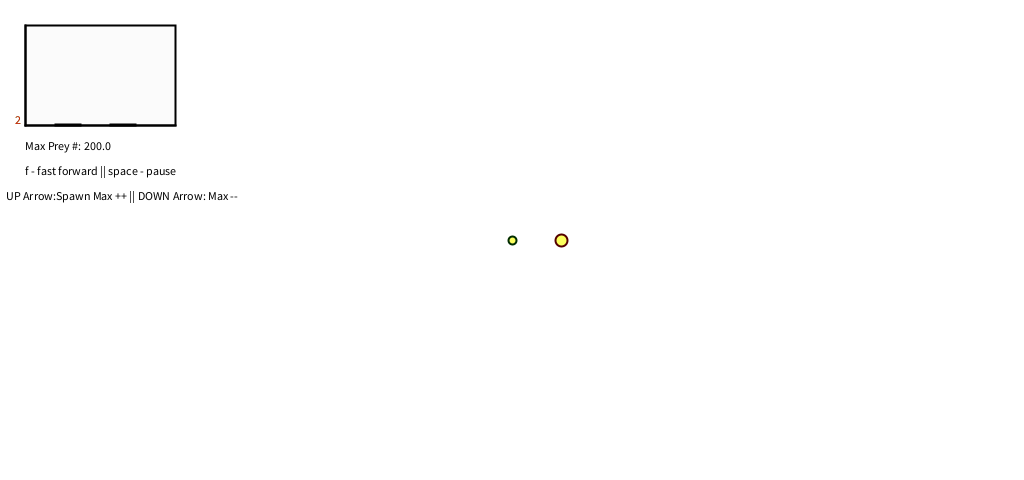
Frame 1 (no input)
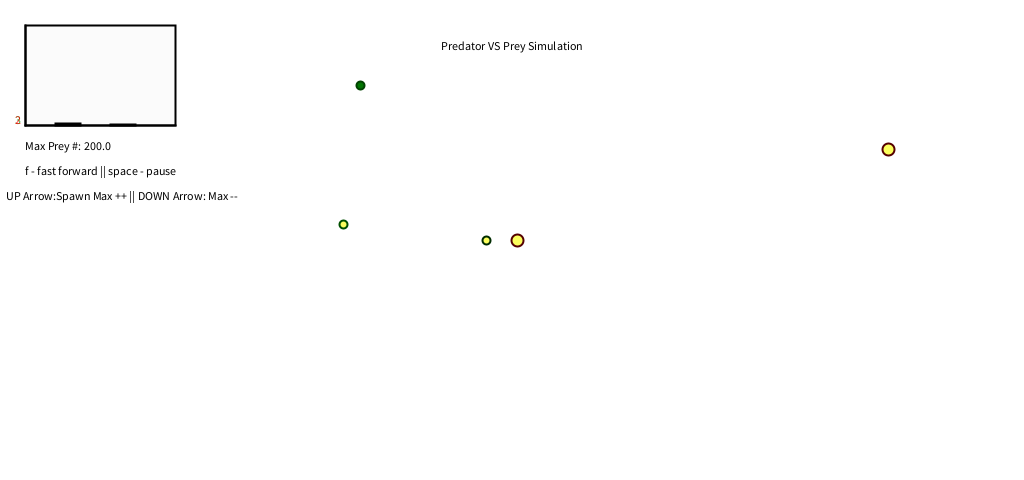
Frame 60 (the mouse pressed at the canvas centre just before this capture)
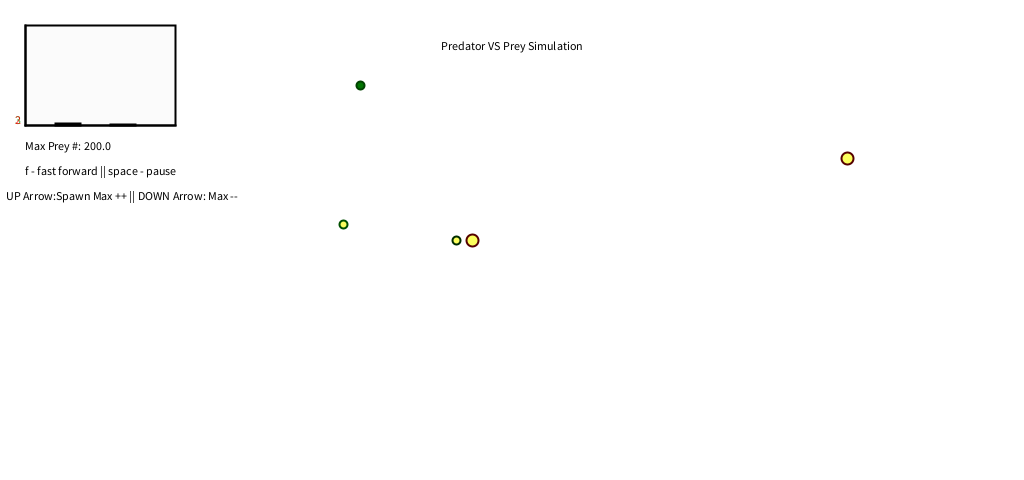
Frame 120 (the mouse held since frame 60 and released just before this capture)

The Processing sketch that drew these frames (run headless with seeded random() and noise(); from frame 60 on, the mouse is pressed at the canvas centre):

// Processing sketch: Testing
// ── Testing.pde
/**
 * Preditor Vs Prey Simulator
 Guided and taught by "ArrayList of Objects", By Danial Shiffman.
 
 Brief overview:
   I am using this program to demonstrate my understanding of the class, ArrayLists, Arrays, and objects.
   I do believe that this program proves my understanding thoroughly. I'm not really one for writing
   essays and lab write ups, so I'll let you do the looking while dropping some peices of information
   along the way.
   
Goal;
  Hopefully I can use this understanding to my benifit as I continue to make my game! Judgement Reedemed.
  and also to show this to my bio teacher, Mr Potts. I missed a week of school and I am gonna use this
  as like sort of a gift for his classes about natural selection... I hope he likes a somewhat buggy mess.
 */



ArrayList<Bunny> bunny;
ArrayList<Fox> fox;
/*    ArrayList - An unlimited array, the way I think of this is almost like a number line. You can keep stretching the line
    when you add more numbers, and make the line shorter by removing numbers.
    < 0 - 1 - 2 - 3 - 4 - 5 - 6 - 7 - 8 - 9 - 10 - ... >
    Say we wanted to look at number 5. If we wanted to we could remove the number 5 from this numberline.
    However if we did, we would only be moving 6 into 5's place, and 7 into 6's, and so on. Same goes for adding a number. We would just be moving everything up.
    Continuing on from this, you'll see later on after an ArrayList statement, we have <Bunny>. This <Bunny> is whats called a <Type>, it essentially means in this
    case that our type we want is for a class. and the regular "bunny" that comes after means the size of our ArrayList is a variable, so we can theoretically have
    an infinate number of <Bunny>'s. */
    
int bunnyWidth = 8;//Width of the bunny, try to keep it smaller.
int foxWidth = bunnyWidth + bunnyWidth/2;//Width of the fox, always larger than the bunny

int P = 0;//Just in case things get hectic
int F = 0;//Fast Forwarding

float m = 20;//Changing speed of maunally spawning predators and preys

void setup() {
  size(1024, 480);
  //fullScreen();
  noStroke();

  //Creating an empty ArrayList
  bunny = new ArrayList<Bunny>();
  fox = new ArrayList<Fox>();
  
  /*Adding some elements so the program will start.
  .add() adds a new object/number to the arraylist.
  */
  fox.add(new Fox(width/2 + 50, height/2, foxWidth,0.75));
  bunny.add(new Bunny(width/2, height/2, bunnyWidth,0.5));
}

void draw() {
  background(255);
  textAlign(CENTER);
  text("Predator VS Prey Simulation", width/2,50);
  
//Cycling through the entire list so we are able to gather data of every single bunny.
  for (int i = bunny.size()-1; i >= 0; i--) { 
    //By saying bunny.get(i); we are able to gather data from the current index value, and then move onto the next.
    Bunny b = bunny.get(i);
    b.move();
    b.display();
    if (b.death()) {bunny.remove(i);}//If the boolean death() value is true, we can remove this current bunny.
  }
//End of Cycling Bunny
  
  
//Cycling through the entire list so we are able to gather data of every single fox.
  for (int i = fox.size()-1; i >= 0; i--) { 
    //By saying fox.get(i); we are able to gather data from the current index value, and then move onto the next.
    Fox f = fox.get(i);
    f.move();
    f.display();
    if (f.death()) {
      for (int a = bunny.size()-1; a >= 0; a--) {
      Bunny b = bunny.get(a); 
      b.i = 0;
      }//If the fox dies, we need to make sure the bunny targeting it resets their index value
      fox.remove(i);//If the boolean death() value is true, we can remove this current bunny.
    }
  }
//End of Cycling Fox
  
  
//Making sure both the fox and bunny sizes never equal 0, we need at least one fox and three bunnies on the feild in order for the code to work properly.
  Bunny b = bunny.get(0);//Further into the simulation, if all fox's died they could never catch up to already fast prey so we take a bunny's speed and use it as a base for this backup fox
  if (fox.size() == 1) {fox.add(new Fox(random(50,width-50), random(50,height-50),foxWidth,b.s + 0.2));}
  
  
  Fox f = fox.get(0);//Further into the simulation, if all bunnies died they could never catch up to already fast preditor so we take a fox speed and use it as a base for this backup bunny
  if (bunny.size() < 3) {bunny.add(new Bunny(random(50,width-50), random(50,height-50),bunnyWidth,f.s));}
  
  //Pretty things (:
  calculations();
  
  //Making sure the fast forward and pause functions dont bug out and make me cry
  if (F == 1) {frameRate(600);} else {F = 0; frameRate(60);}
  if (P == 2) {P = 0;}
}


void mousePressed() {
  //manually adds a new fox or bunny
  if (mouseButton == RIGHT) {fox.add(new Fox(mouseX, mouseY, foxWidth,0.75));}
  if (mouseButton == LEFT) {bunny.add(new Bunny(mouseX, mouseY, bunnyWidth,0.5));}
}

void keyPressed() {
  //for some bug fixes and to get a better look at things 
  if (key == 'f') {F ++;}
  if (key == ' ') {P ++;}
  if (keyCode == UP) {m ++;}
  if (keyCode == DOWN && m > 1) {m --;}
}

// ── Pred.pde
//Predator class

class Fox {
  
  float x; //X position
  float y; //Y position
  float w; //Width of the fox
  float a; //Angle of the fox
  float d; //Distance to the closest bunny
  float c; //Colour of the fox, also signifying its speed (brightness -proportional- speed)
  float s; //Speed of the fox
  float genetics; //Passes on its speed and colour to its kin
  int t; //Time before it dies from starvation
  int ds = 100; //Used as a way to sort its furthest pray to its closest
  int i = 0; //Used for gathering pray data
  int r; //Number of times the fox ate, if the fox eats 3 bunnies, it reproduces
  int T; //Longevity
  float d2; //Used to compare distances
  
  public Fox(float tempX, float tempY, float tempW, float Rgenetic) {
    this.x = tempX;
    this.y = tempY;
    this.w = tempW;
    this.s = Rgenetic;
    this.genetics = s + random(-0.1,0.2);
    this.c = genetics*100;
    this.t = 1200;
  }//End of Setup
  
  void move() {
   if (P == 0) {
   //***
   
//Gathering targeted bunny's data
  if (i > bunny.size() -1) {i = bunny.size() -1;}
  Bunny b = bunny.get(i);
//End of Gathering targeted bunny

//Speed limitations
    if (s > 2) {s = 2;}
//End of Speed limitations

//Angle and distance to the closest fox
    d = sqrt(sq(x - b.x) + sq(y - b.y));
    if (bunny.size() > 1) {
      for (int a1 = bunny.size()-2; a1 >= 0; a1--) {
        Bunny c = bunny.get(a1);
        d2 = sqrt(sq(x - c.x) + sq(y - c.y));
        if (d > d2) {i = a1;}
      }
    }
   a = atan2(b.y -y,b.x -x);
//End of Angle and distance
   
//Chasing
   x += cos(a) * s;
   y += sin(a) * s;
//End of Chasing


//Starving
   t -= 1;
//End of Starving

//Reproducing
   if (r >= 3) {r = 0; fox.add(new Fox(x + random(-50,50),y + random(-50,50),foxWidth,genetics));}
//End of Reproducing

   //***
   }//End of pause
   
//How long this prey has been alive for (this is only for funzies)
  T ++;
  for (int e = fox.size()-1; e>=0; e--) {
    Fox g = fox.get(e);
    if (T < g.T) {fill(c + 50, 0 , 0);} else {fill(#FCFF5D);}
  }
//longevitiy

  }//End of Move
  
  
  boolean death() {
/* *** - *** - *** - *** - *** - *** - *** - *** - *** - *** - ***
  We Need to find a way to let the main page of the program know that 
  this predator has died. So we use a boolean void function, acting as 
  essentially as a normal void x () {}, but instead opperating at either 
  a ture or false value. This way we can get the most simple and efficient
  way of letting the main page program know that this predator in the predipredatortor
  arraylist, is now dead and can be removed from the arraylist.
   *** - *** - *** - *** - *** - *** - *** - *** - *** - *** - *** */
   
    //Starved
    if (t < 0) {return true;} else {; return false;}
  }//End of Death
  
  
  void display() {
//Displaying fox
    strokeWeight(2);
    stroke(c,0,0);
    translate(x,y);
    circle(0,0,w);
    translate(-x,-y);
  }//End of Display
  
}//End of class

// ── Prey.pde
// Prey Class

class Bunny {
  
  float x; //X position
  float y; //Y position
  float w; //Width of the bunny
  float a; //Angle of the bunny
  float d; //Distance to the closest fox
  float c; //Colour of the bunny, also signifying its speed (brightness -proportional- speed)
  float s; //Speed of the bunny
  float genetics; //Passes on its speed and colour to its kin
  int t; //Time before it reproduces
  int i = 0; //Used for gathering preditor data
  int T = 0; //Longevity
  
  public Bunny(float tempX, float tempY, float tempW, float Rgenetic) {
    this.x = tempX;
    this.y = tempY;
    this.w = tempW;
    this.s = Rgenetic;
    this.genetics = s + random(-0.15,0.2);
    this.c = genetics*100;
    this.t = 300;
  }//End of setup
  
  void move() {
    if (P == 0) {
    //***
    
//Gathering targeted fox's data
    Fox f = fox.get(i);
//End of Gathering targeted fox

//Speed limitations
    if (s > 1.25) {s = 1.25;}
//End of Speed limitations
    
//Angle and distance to closest fox
    a = -atan2(f.y-y,f.x-x);
    d = sqrt(sq(x - f.x) + sq(y - f.y));
//End of Angle and distance
    
//Finding the closest fox
     for (int a1 = fox.size()-1; a1 >= 0; a1--) {
       Fox c = fox.get(a1);
       float d2 = sqrt(sq(x - c.x) + sq(y - c.y));
       if (d > d2) {i = a1;}
     }
//End of Finding     
     
//Running away
    if (d < genetics*100) {x -= cos(a) * s; y += sin(a) * s;}
//End of Running


//Reproducing
    if (bunny.size() < m*10 && t < 0) {t += random(900,600); bunny.add(new Bunny(x + random(-10,10),y + random(-10,10),bunnyWidth,genetics));} else {t -- ;}
//End of Reproducing

//Map bounderies
    if (x < 0 || x > width || y < 0 || y > height) {x = random(width/2 - width/10, width/2 + width/10); y = random(height/2 - height/10, height/2 + height/10);}
//End of Map bounderies
    
    //***
    }//End of Pause
    
//How long this prey has been alive for (this is only for funzies)
  T ++;
  for (int e = bunny.size()-1; e>=0; e--) {
    Bunny g = bunny.get(e);
    if (T < g.T) {fill(0, c + 50, 0);} else {fill(#FCFF5D);}
  }
//longevitiy

  }//end of Move
  
  
  boolean death() {
/* *** - *** - *** - *** - *** - *** - *** - *** - *** - *** - ***
  We Need to find a way to let the main page of the program know that 
  this prey has died. So we use a boolean void function, acting as 
  essentially as a normal void x () {}, but instead opperating at either 
  a ture or false value. This way we can get the most simple and efficient
  way of letting the main page program know that this prey in the prey
  arraylist, is now dead and can be removed from the arraylist.
   *** - *** - *** - *** - *** - *** - *** - *** - *** - *** - *** */
   
    //Eaten
    if (P == 0) {
    Fox f = fox.get(i);
    if (d < w/2) {f.r ++; f.ds = 100; f.t += frameRate; return true;
    } else {return false;}
    }//End of Pause
    return false;
  }//End of Death
    
  void display() {
    // displaying bunny
    strokeWeight(2);
    stroke(0,c,0);
    translate(x,y);
    circle(0,0,w);
    translate(-x,-y);
  }//End of Display
}//End of class

// ── calculations.pde
void calculations () {
  
  //Graph A) Prey vs Preditor Population
  translate(25,25);
  stroke(0);
  fill(250, 200);
  rect(0,0, 150,100);
  fill(0);

    //Bordering the graph
    strokeWeight(2);
    stroke(0);
    fill(0, 200);
    rect(0,0, 0, 100);
    rect(0,100, 150,0);
    
    //Bar Gragh (Prey)
        fill(0,150,0, 200);
        textAlign(RIGHT);
        text(bunny.size(),-5,(-bunny.size()/(m*10))*100+100);
        fill(0,255,0, 200);
        rect(30,100, 25,(-bunny.size()/(m*10))*100);
        fill(0);
    
    //Bar Gragh (Predator)
        fill(255,0,0, 200);
        textAlign(RIGHT);
        text(fox.size(),-5,(-fox.size()/(m*10))*100+100);
        rect(85,100, 25,(-fox.size()/(m*10))*100);
        fill(0);
        
  translate(-25,-25);
  //End of Graph A)

  //Manuel Speed Manipulator Buttons//Clarifications
    translate(25,150);
    textAlign(LEFT);
    text("Max Prey #: " + m*10, 0,0);
    text("f - fast forward || space - pause", 0,25);
    text("UP Arrow:Spawn Max ++ || DOWN Arrow: Max --", -20,50);
}
